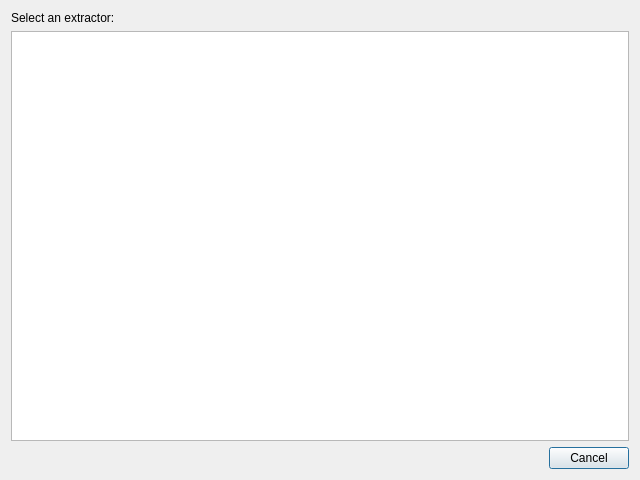
<?xml version="1.0" encoding="UTF-8"?>
<ui version="4.0">
 <class>chooseExtractor</class>
 <widget class="QDialog" name="chooseExtractor">
  <property name="geometry">
   <rect>
    <x>0</x>
    <y>0</y>
    <width>640</width>
    <height>480</height>
   </rect>
  </property>
  <property name="windowTitle">
   <string>Choose an extractor</string>
  </property>
  <property name="locale">
   <locale language="English" country="UnitedStates"/>
  </property>
  <layout class="QVBoxLayout" name="verticalLayout">
   <item>
    <widget class="QLabel" name="label">
     <property name="text">
      <string>Select an extractor:</string>
     </property>
    </widget>
   </item>
   <item>
    <widget class="QListWidget" name="extractors"/>
   </item>
   <item>
    <widget class="QDialogButtonBox" name="buttonBox">
     <property name="orientation">
      <enum>Qt::Horizontal</enum>
     </property>
     <property name="standardButtons">
      <set>QDialogButtonBox::Cancel</set>
     </property>
    </widget>
   </item>
  </layout>
 </widget>
 <resources/>
 <connections>
  <connection>
   <sender>buttonBox</sender>
   <signal>rejected()</signal>
   <receiver>chooseExtractor</receiver>
   <slot>reject()</slot>
   <hints>
    <hint type="sourcelabel">
     <x>319</x>
     <y>459</y>
    </hint>
    <hint type="destinationlabel">
     <x>319</x>
     <y>239</y>
    </hint>
   </hints>
  </connection>
 </connections>
</ui>
